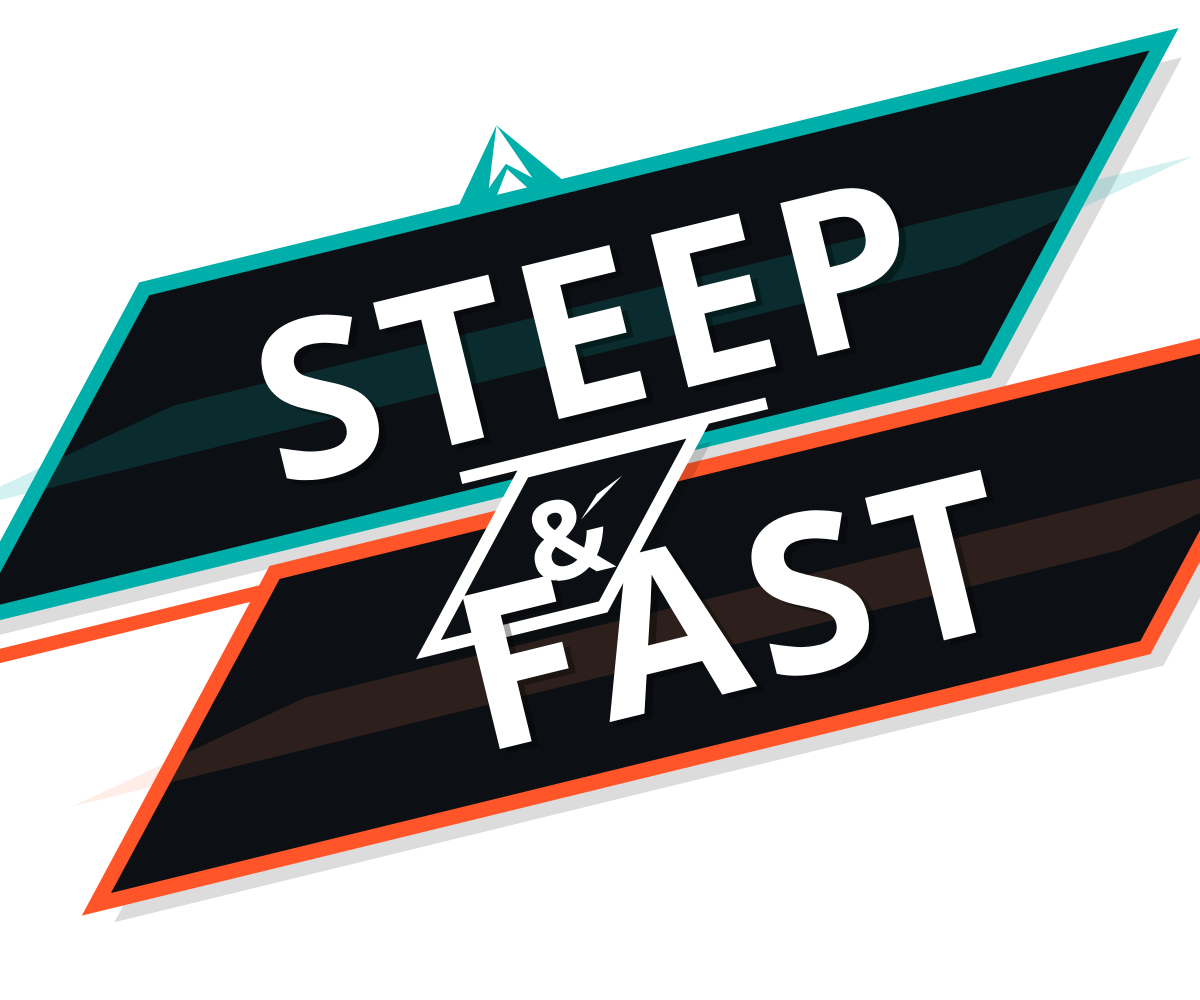
Frame 1 (no input)
Frame 2 (the mouse pressed at the canvas centre, redrawn once): identical to frame 1, image omitted

The p5.js sketch that drew this single still picture (run headless with seeded random() and noise() and a simulated clock; the mouse was pressed at the canvas centre and the sketch redrawn once):

// p5.js sketch
// ── sketch.js
/**
 * p5.js: Responsive "STEEP & FAST" angular logo (fully scales with window)
 * - Everything is drawn in normalized (0..1) space, so it scales perfectly.
 * - Consistent slant + aligned shadow/borders
 */

function setup() {
  createCanvas(windowWidth, windowHeight);
  pixelDensity(2);
  textFont("system-ui");
  textStyle(BOLD);
  noLoop();
}

function windowResized() {
  resizeCanvas(windowWidth, windowHeight);
  redraw();
}

function draw() {
  background(255);

  // ---------- Theme ----------
  const theme = {
    ink: color(12, 16, 20),
    white: color(255),
    cool: color(0, 175, 170),
    warm: color(255, 85, 40),
    warm2: color(255, 180, 0),
    shadow: color(0, 0, 0, 35),
    stripeCool: color(0, 175, 170, 45),
    stripeWarm: color(255, 130, 80, 35),
  };

  // ---------- Responsive scale helpers ----------
  const U = Math.min(width, height); // master unit tied to window
  const px = (n) => n * U;           // convert normalized units -> pixels

  // Layout in normalized units (relative to U)
  const slant = -0.24;

  const steep = { x: 0.12, y: 0.18, w: 1.05, h: 0.28 }; // note: can exceed 1 for dramatic crop
  const fast  = { x: 0.25, y: 0.46, w: 1.08, h: 0.28 };

  // Keep mark centered regardless of window ratio
  // We compute a "design bounds" in pixels, then center it.
  const bounds = {
    x: px(0.08),
    y: px(0.10),
    w: px(1.20),
    h: px(0.78),
  };
  const ox = (width - bounds.w) / 2 - bounds.x;
  const oy = (height - bounds.h) / 2 - bounds.y;

  // Global stroke scaling
  const borderW = px(0.015);
  const shadowOff = createVector(px(0.018), px(0.018));
  const skewK = 0.45; // skew = h * skewK

  push();
  translate(ox, oy);

  // Motifs
  drawMountainHint(rectPx(steep, px), slant, theme, px);
  drawSpeedLines(rectPx(fast, px), slant, theme, px);

  // Plaques
  drawPlaque(rectPx(steep, px), slant, theme, {
    borderColor: theme.cool,
    borderWeight: borderW,
    shadowOff,
    stripes: [{ c: theme.stripeCool, y: 0.52, h: 0.18 }],
    skewK,
  });

  drawPlaque(rectPx(fast, px), slant, theme, {
    borderColor: theme.warm,
    borderWeight: borderW,
    shadowOff,
    stripes: [{ c: theme.stripeWarm, y: 0.55, h: 0.18 }],
    skewK,
  });

  // Fixed ampersand: clean badge, centered, not distorted
  drawAmpBadgeBetween(rectPx(steep, px), rectPx(fast, px), slant, theme, {
    shadowOff,
    borderWeight: borderW * 0.85,
    skewK,
    px,
  });

  // Text (sizes scale with U)
  drawWordInPlaque("STEEP", rectPx(steep, px), slant, theme, {
    size: px(0.22),
    tracking: px(0.010),
    underline: true,
    px,
  });

  drawWordInPlaque("FAST", rectPx(fast, px), slant, theme, {
    size: px(0.22),
    tracking: px(0.012),
    underline: false,
    px,
  });

  pop();
}

/* -------------------- Core drawing -------------------- */

function rectPx(r, px) {
  return { x: px(r.x), y: px(r.y), w: px(r.w), h: px(r.h) };
}

function drawPlaque(box, ang, theme, opt) {
  const { borderColor, borderWeight, shadowOff, stripes, skewK } = opt;
  const skew = box.h * skewK;

  // Shadow
  push();
  translate(box.x + shadowOff.x, box.y + shadowOff.y);
  rotateAroundCenter(box.w, box.h, ang);
  noStroke();
  fill(theme.shadow);
  drawParallelogram(0, 0, box.w, box.h, skew);
  pop();

  // Main
  push();
  translate(box.x, box.y);
  rotateAroundCenter(box.w, box.h, ang);

  noStroke();
  fill(theme.ink);
  drawParallelogram(0, 0, box.w, box.h, skew);

  // Stripe(s)
  if (stripes) {
    for (const st of stripes) {
      fill(st.c);
      const sy = box.h * st.y;
      const sh = box.h * st.h;
      drawParallelogram(0, sy - sh / 2, box.w, sh, skew);
    }
  }

  // Accent border
  noFill();
  stroke(borderColor);
  strokeWeight(borderWeight);
  strokeJoin(MITER);
  strokeCap(SQUARE);
  drawParallelogramOutline(0, 0, box.w, box.h, skew);

  pop();
}

function drawWordInPlaque(word, box, ang, theme, opt) {
  const { size, tracking, underline, px } = opt;
  const skew = box.h * 0.45;

  push();
  translate(box.x, box.y);
  rotateAroundCenter(box.w, box.h, ang);

  const cx = box.w * 0.52;
  const cy = box.h * 0.58;

  textSize(size);

  // Shadow
  noStroke();
  fill(0, 0, 0, 90);
  drawTrackedText(word, cx + px(0.006), cy + px(0.006), tracking);

  // Main
  fill(theme.white);
  drawTrackedText(word, cx, cy, tracking);

  // Underline (tight + centered)
  if (underline) {
    stroke(theme.white);
    strokeWeight(px(0.012));
    strokeCap(SQUARE);
    const uw = box.w * 0.30;
    const uy = cy + size * 0.44;
    line(cx - uw / 2, uy, cx + uw / 2, uy);
  }

  pop();
}

function drawAmpBadgeBetween(steepBox, fastBox, ang, theme, opt) {
  const { shadowOff, borderWeight, skewK, px } = opt;

  // A stable anchor point between plaques
  const mid = {
    x: lerp(steepBox.x + steepBox.w * 0.63, fastBox.x + fastBox.w * 0.07, 0.5),
    y: lerp(steepBox.y + steepBox.h * 0.88, fastBox.y + fastBox.h * 0.08, 0.5),
  };

  const w = px(0.18);
  const h = px(0.15);
  const skew = h * skewK;

  // Shadow
  push();
  translate(mid.x + shadowOff.x * 0.7, mid.y + shadowOff.y * 0.7);
  rotateAroundCenter(w, h, ang);
  noStroke();
  fill(theme.shadow);
  drawParallelogram(0, 0, w, h, skew);
  pop();

  // Badge
  push();
  translate(mid.x, mid.y);
  rotateAroundCenter(w, h, ang);

  // Plate
  noStroke();
  fill(theme.ink);
  drawParallelogram(0, 0, w, h, skew);

  // Clean outline (white, subtle)
  noFill();
  stroke(theme.white);
  strokeWeight(borderWeight);
  strokeJoin(MITER);
  strokeCap(SQUARE);
  drawParallelogramOutline(0, 0, w, h, skew);


  // Ampersand (not skewed weirdly; centered and sized properly)
  noStroke();
  fill(theme.white);
  textAlign(CENTER, CENTER);
  textSize(px(0.11));
  text("&", w * 0.52, h * 0.55);

  // Small "connector" notch to make it feel integrated
  fill(theme.white);
  noStroke();
  beginShape();
  vertex(w * 0.90, h * 0.18);
  vertex(w * 0.74, h * 0.26);
  vertex(w * 0.62, h * 0.40);
  endShape(CLOSE);

  pop();
}

/* -------------------- Motifs -------------------- */

function drawMountainHint(steepBox, ang, theme, px) {
  const mx = steepBox.x + steepBox.w * 0.30;
  const my = steepBox.y - px(0.03);
  const mw = px(0.28);
  const mh = px(0.18);

  push();
  translate(mx, my);
  rotate(ang);

  // Accent triangle
  noStroke();
  fill(theme.cool);
  beginShape();
  vertex(0, mh);
  vertex(mw * 0.52, 0);
  vertex(mw, mh);
  endShape(CLOSE);

  // Cut-out
  fill(255);
  beginShape();
  vertex(mw * 0.18, mh);
  vertex(mw * 0.52, mh * 0.25);
  vertex(mw * 0.84, mh);
  endShape(CLOSE);

  // Snow cap
  fill(theme.white);
  beginShape();
  vertex(mw * 0.44, mh * 0.33);
  vertex(mw * 0.52, 0);
  vertex(mw * 0.60, mh * 0.33);
  vertex(mw * 0.52, mh * 0.22);
  endShape(CLOSE);

  pop();
}

function drawSpeedLines(fastBox, ang, theme, px) {
  const baseX = fastBox.x - px(0.20);
  const baseY = fastBox.y + fastBox.h * 0.58;

  push();
  translate(baseX, baseY);
  rotate(ang);

  const lines = [
    { y: -px(0.07), w: px(0.66), sw: px(0.016), c: theme.warm },
    { y: -px(0.02), w: px(0.78), sw: px(0.014), c: theme.warm2 },
    { y:  px(0.03), w: px(0.70), sw: px(0.014), c: theme.warm },
  ];

  for (const ln of lines) {
    stroke(ln.c);
    strokeWeight(ln.sw);
    strokeCap(SQUARE);
    line(0, ln.y, ln.w, ln.y);

    // Minimal "break" cut-out
    stroke(255);
    strokeWeight(ln.sw + px(0.006));
    line(ln.w * 0.46, ln.y, ln.w * 0.64, ln.y);
  }

  pop();
}

/* -------------------- Geometry + Text -------------------- */

function rotateAroundCenter(w, h, ang) {
  translate(w / 2, h / 2);
  rotate(ang);
  translate(-w / 2, -h / 2);
}

function drawParallelogram(x, y, w, h, skew) {
  beginShape();
  vertex(x + skew, y);
  vertex(x + w + skew, y);
  vertex(x + w - skew, y + h);
  vertex(x - skew, y + h);
  endShape(CLOSE);
}

function drawParallelogramOutline(x, y, w, h, skew) {
  beginShape();
  vertex(x + skew, y);
  vertex(x + w + skew, y);
  vertex(x + w - skew, y + h);
  vertex(x - skew, y + h);
  endShape(CLOSE);
}

function drawTrackedText(str, cx, cy, tracking) {
  textAlign(LEFT, CENTER);

  let total = 0;
  for (let i = 0; i < str.length; i++) {
    total += textWidth(str[i]);
    if (i < str.length - 1) total += tracking;
  }

  let x = cx - total / 2;
  for (let i = 0; i < str.length; i++) {
    const ch = str[i];
    //shearX(0.-35);
    text(ch, x, cy);
    x += textWidth(ch) + tracking;
  }
}
